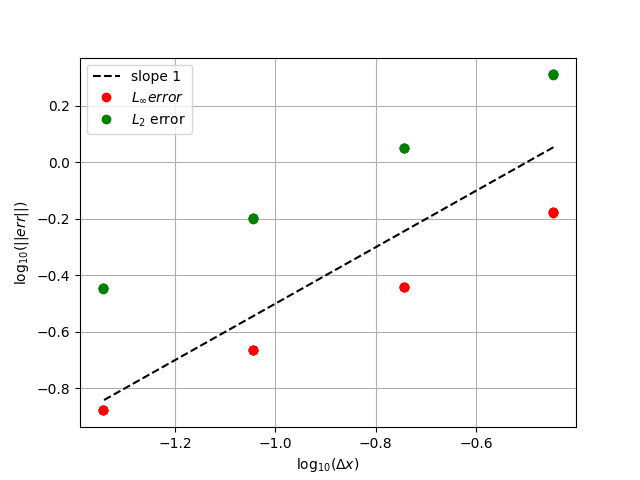

This figure's Python source:
from cProfile import label
import matplotlib.pyplot as plt
import numpy as np

data = np.genfromtxt("/home/ole/Projects/pi-BEM/tests/HBIE_convergence_test/HBIE_convergence_test_results.dat",delimiter=",")
print(data)

R    = 1
area = 4*np.pi*R**2
element_area = area/data[:,4] # actually not the element error, more like the dof area
element_length = np.sqrt(element_area)

plt.plot(np.log10(element_length[:4]),0.5+1*np.log10(element_length[:4]),'k--',label="slope 1")
plt.plot(np.log10(element_length),np.log10(data[:,5]),'ro',label='$L_{\infty} error$')
plt.plot(np.log10(element_length),np.log10(data[:,6]),'go',label='$L_2$ error')
plt.grid(True)
plt.xlabel(r"$\log_{10}(\Delta x)$")
plt.ylabel(r"$\log_{10}(||err||)$")
plt.legend()
plt.show()
